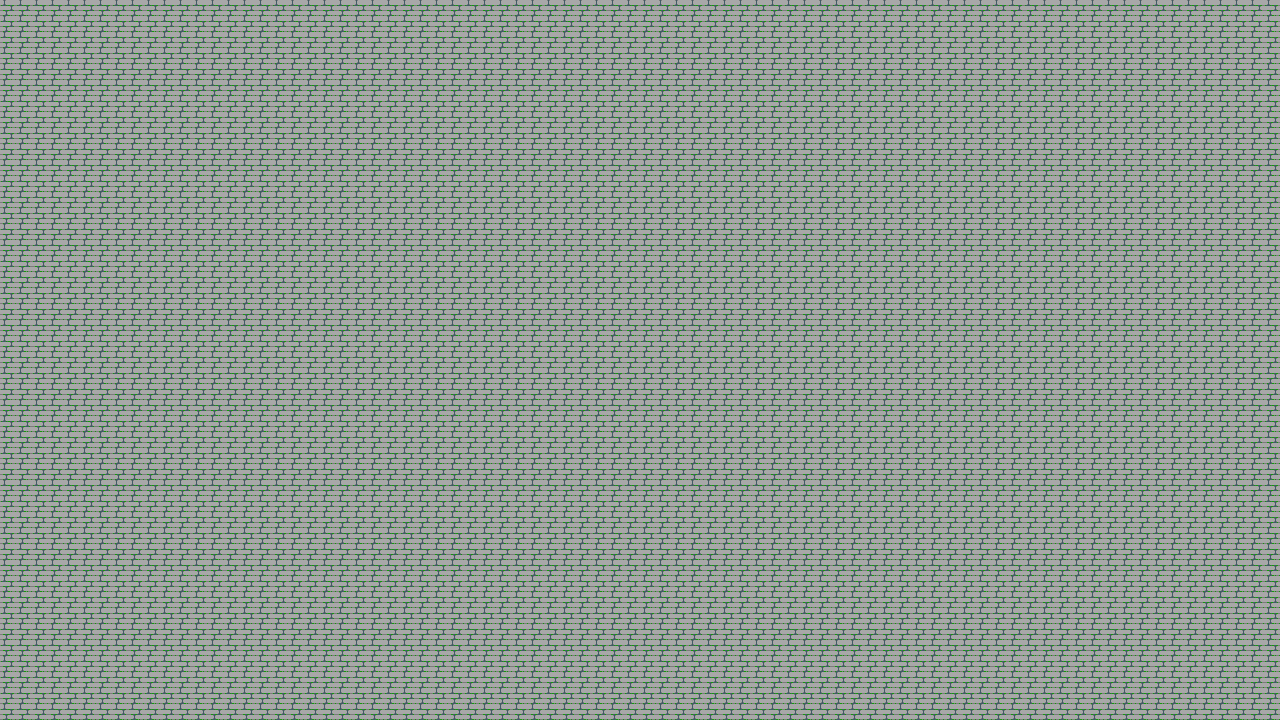

Rendered tile map (Tiled .tmx) drawn with the repository's tilesets; below, a short description and the map source with its tile grids summarised:
An orthogonal 80x45 tile map with 16x16 px tiles, 1 tile layer (Tile Layer 1).

<map version="1.0" orientation="orthogonal" renderorder="right-down" width="80" height="45" tilewidth="16" tileheight="16">
 <tileset firstgid="1" name="Grasslands_A" tilewidth="16" tileheight="16">
  <image source="../assets/tilemap/Grasslands_A.png" width="288" height="496" />
 </tileset>
 <layer name="Tile Layer 1" width="80" height="45">
  <data>[3600 cells, 3600 non-empty, 1 distinct tile ids]</data>
 </layer>
</map>
